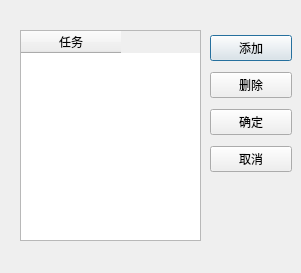
<?xml version="1.0" encoding="UTF-8"?>
<ui version="4.0">
 <class>addDialog</class>
 <widget class="QDialog" name="addDialog">
  <property name="geometry">
   <rect>
    <x>0</x>
    <y>0</y>
    <width>301</width>
    <height>273</height>
   </rect>
  </property>
  <property name="windowTitle">
   <string>添加</string>
  </property>
  <widget class="QWidget" name="verticalLayoutWidget">
   <property name="geometry">
    <rect>
     <x>210</x>
     <y>30</y>
     <width>82</width>
     <height>151</height>
    </rect>
   </property>
   <layout class="QVBoxLayout" name="verticalLayout">
    <item>
     <widget class="QPushButton" name="add_button">
      <property name="text">
       <string>添加</string>
      </property>
     </widget>
    </item>
    <item>
     <widget class="QPushButton" name="delete_button">
      <property name="text">
       <string>删除</string>
      </property>
     </widget>
    </item>
    <item>
     <widget class="QPushButton" name="confirm_button">
      <property name="text">
       <string>确定</string>
      </property>
     </widget>
    </item>
    <item>
     <widget class="QPushButton" name="cancel_button">
      <property name="text">
       <string>取消</string>
      </property>
     </widget>
    </item>
   </layout>
  </widget>
  <widget class="QTableWidget" name="tableWidget">
   <property name="geometry">
    <rect>
     <x>20</x>
     <y>30</y>
     <width>181</width>
     <height>211</height>
    </rect>
   </property>
   <column>
    <property name="text">
     <string>任务</string>
    </property>
   </column>
  </widget>
 </widget>
 <resources/>
 <connections/>
</ui>
